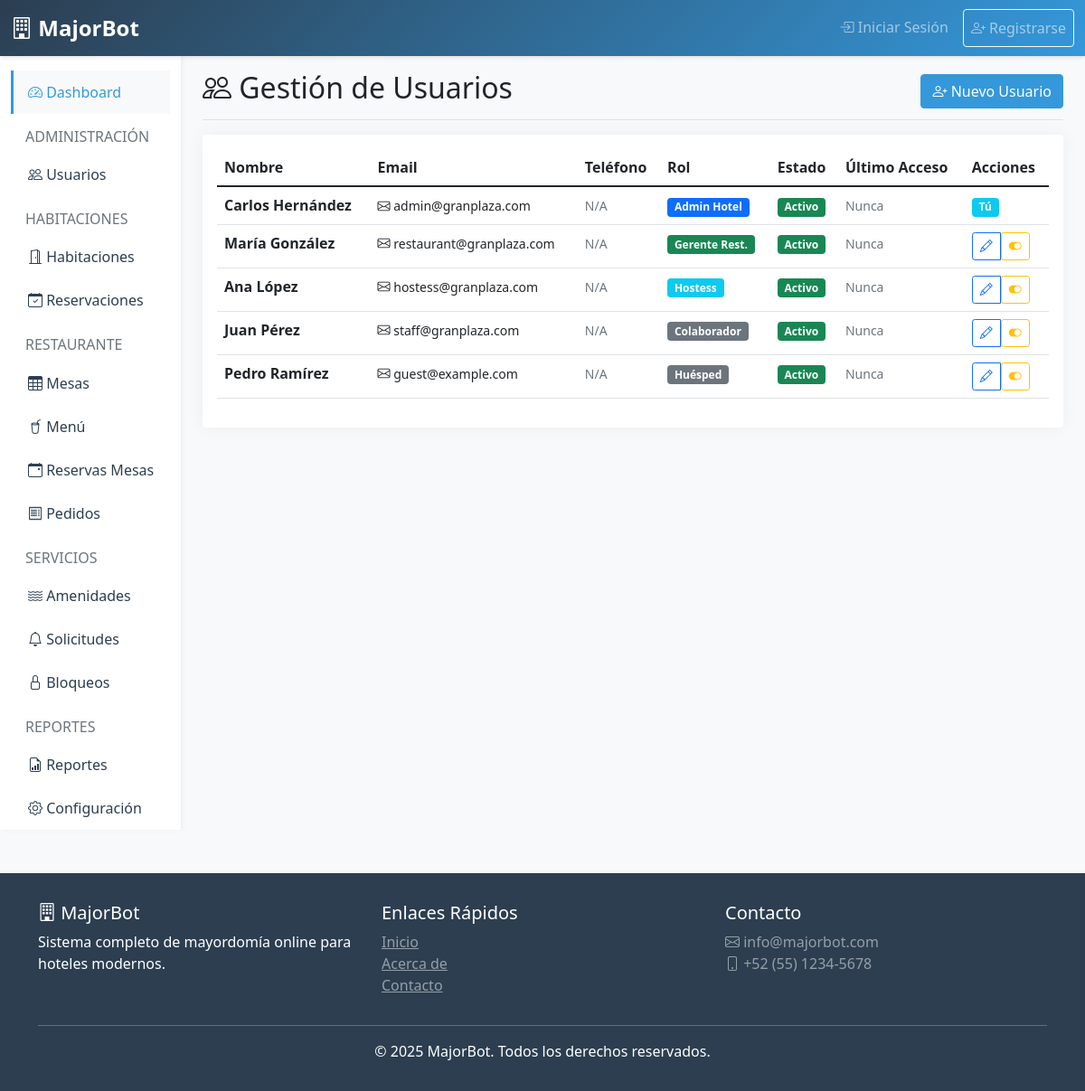
Page /users (signed in) on the committed database.
### tables this page shows
CREATE TABLE IF NOT EXISTS users (
    id INT AUTO_INCREMENT PRIMARY KEY,
    hotel_id INT NULL,
    email VARCHAR(150) UNIQUE NOT NULL,
    password VARCHAR(255) NOT NULL,
    first_name VARCHAR(100) NOT NULL,
    last_name VARCHAR(100) NOT NULL,
    phone VARCHAR(20),
    role ENUM('superadmin', 'hotel_admin', 'restaurant_manager', 'hostess', 'collaborator', 'guest') NOT NULL,
    avatar VARCHAR(255),
    is_active TINYINT(1) DEFAULT 1,
    last_login TIMESTAMP NULL,
    created_at TIMESTAMP DEFAULT CURRENT_TIMESTAMP,
    updated_at TIMESTAMP DEFAULT CURRENT_TIMESTAMP ON UPDATE CURRENT_TIMESTAMP,
    FOREIGN KEY (hotel_id) REFERENCES hotels(id) ON DELETE CASCADE
);

### app/controllers/UsersController.php (called while the page is built, shortened)
<?php
class UsersController extends Controller {
    private $userModel;
    public function __construct() {
        $this->userModel = $this->loadModel('User');
    }
    public function index() {
        $hotelId = $_SESSION['hotel_id'];
        $users = $this->userModel->getUsersByHotel($hotelId);
        $data = [
            'title' => 'Gestión de Usuarios',
            'users' => $users,
            'role' => $_SESSION['role']
        ];
        $this->loadView('users/index', $data);
    }
}

### core/Router.php (called while the page is built, shortened)
<?php
class Router {
    private $controller = DEFAULT_CONTROLLER;
    private $method = DEFAULT_METHOD;
    public function __construct() {
        $url = $this->parseUrl();
        if (isset($url[0]) && !empty($url[0])) {
            $controllerPath = __DIR__ . '/../app/controllers/' . ucfirst($url[0]) . 'Controller.php';
            if (file_exists($controllerPath)) {
                $this->controller = ucfirst($url[0]);
                unset($url[0]);
            }
        }
        $controllerFile = __DIR__ . '/../app/controllers/' . $this->controller . 'Controller.php';
        if (file_exists($controllerFile)) {
            $this->controller = new $controllerClass;
        } else {
            $this->show404();
            return;
        }
        $this->params = $url ? array_values($url) : [];
        call_user_func_array([$this->controller, $this->method], $this->params);
    }
    private function parseUrl() {
        if (isset($_GET['url'])) {
            return explode('/', filter_var(rtrim($_GET['url'], '/'), FILTER_SANITIZE_URL));
        }
        return [];
    }
}

### public/index.php (called while the page is built, shortened)
<?php
require_once __DIR__ . '/../core/Database.php';
require_once __DIR__ . '/../core/Model.php';
require_once __DIR__ . '/../core/Controller.php';
require_once __DIR__ . '/../core/Router.php';
new Router();

### core/Database.php (called while the page is built, shortened)
<?php
class Database {
    private static $instance = null;
    private $connection;
    private function __construct() {
        try {
            $dsn = "mysql:host=" . DB_HOST . ";dbname=" . DB_NAME . ";charset=" . DB_CHARSET;
            $options = [
                PDO::ATTR_ERRMODE => PDO::ERRMODE_EXCEPTION,
                PDO::ATTR_DEFAULT_FETCH_MODE => PDO::FETCH_ASSOC,
                PDO::ATTR_EMULATE_PREPARES => false,
            ];
            $this->connection = new PDO($dsn, DB_USER, DB_PASS, $options);
        } catch(PDOException $e) {
            die("Database connection failed: " . $e->getMessage());
        }
    }
    public static function getInstance() {
        if (self::$instance === null) {
            self::$instance = new self();
        }
        return self::$instance;
    }
    public function query($sql, $params = []) {
        try {
            $stmt = $this->connection->prepare($sql);
            $stmt->execute($params);
            return $stmt;
        } catch(PDOException $e) {
            error_log("Query error: " . $e->getMessage());
            return false;
        }
    }
    public function select($sql, $params = []) {
        $stmt = $this->query($sql, $params);
        return $stmt ? $stmt->fetchAll() : [];
    }
}

### core/Model.php (called while the page is built, shortened)
<?php
class Model {
    public function __construct() {
        $this->db = Database::getInstance();
    }
}

### app/models/User.php (called while the page is built, shortened)
<?php
class User extends Model {
    protected $table = 'users';
    public function getUsersByHotel($hotelId, $role = null) {
        $sql = "SELECT * FROM {$this->table} WHERE hotel_id = ? AND is_active = 1";
        return $this->db->select($sql, [$hotelId]);
    }
}

### app/views/users/index.php (the view, shortened to what this page needs)
<div class="d-flex justify-content-between flex-wrap flex-md-nowrap align-items-center pb-2 mb-3 border-bottom">
    <h1 class="h2"><i class="bi bi-people"></i> Gestión de Usuarios</h1>
    <a href="<?php echo BASE_URL; ?>/users/create" class="btn btn-primary">
        <i class="bi bi-person-plus"></i> Nuevo Usuario
    </a>
</div>
<?php if (empty($users)): ?>
    <div class="alert alert-info text-center">
        <i class="bi bi-info-circle"></i> No hay usuarios registrados
    </div>
<?php else: ?>
    <div class="card">
        <div class="card-body">
            <div class="table-responsive">
                <table class="table table-hover">
                    <thead>
                        <tr>
                            <th>Nombre</th>
                            <th>Email</th>
                            <th>Teléfono</th>
                            <th>Rol</th>
                            <th>Estado</th>
                            <th>Último Acceso</th>
                            <th>Acciones</th>
                        </tr>
                    </thead>
                    <tbody>
                        <?php foreach ($users as $user): ?>
                            <tr class="<?php echo !$user['is_active'] ? 'table-secondary' : ''; ?>">
                                <td>
                                    <strong><?php echo $user['first_name'] . ' ' . $user['last_name']; ?></strong>
                                </td>
                                <td>
                                    <small>
                                        <i class="bi bi-envelope"></i> <?php echo $user['email']; ?>
                                    </small>
                                </td>
                                <td>
                                    <small>
                                        <?php if ($user['phone']): ?>
                                            <i class="bi bi-phone"></i> <?php echo $user['phone']; ?>
                                        <?php else: ?>
                                            <span class="text-muted">N/A</span>
                                        <?php endif; ?>
                                    </small>
                                </td>
                                <td>
                                    <span class="badge
                                        <?php
                                            echo $user['role'] === 'hotel_admin' ? 'bg-primary' :
                                                 ($user['role'] === 'restaurant_manager' ? 'bg-success' :
                                                  ($user['role'] === 'hostess' ? 'bg-info' : 'bg-secondary'));
                                        ?>">
                                        <?php
                                            $roleText = [
                                                'hotel_admin' => 'Admin Hotel',
                                                'restaurant_manager' => 'Gerente Rest.',
                                                'hostess' => 'Hostess',
                                                'collaborator' => 'Colaborador',
                                                'guest' => 'Huésped'
                                            ];
                                            echo $roleText[$user['role']] ?? $user['role'];
                                        ?>
                                    </span>
                                </td>
                                <td>
                                    <span class="badge <?php echo $user['is_active'] ? 'bg-success' : 'bg-danger'; ?>">
                                        <?php echo $user['is_active'] ? 'Activo' : 'Inactivo'; ?>
                                    </span>
                                </td>
                                <td>
                                    <small>
                                        <?php if ($user['last_login']): ?>
                                            <?php echo date('d/m/Y H:i', strtotime($user['last_login'])); ?>
                                        <?php else: ?>
                                            <span class="text-muted">Nunca</span>
                                        <?php endif; ?>
                                    </small>
                                </td>
                                <td>
                                    <?php if ($user['id'] != $_SESSION['user_id']): ?>
                                        <div class="btn-group" role="group">
                                            <a href="<?php echo BASE_URL; ?>/users/edit/<?php echo $user['id']; ?>"
                                               class="btn btn-sm btn-outline-primary" title="Editar">
                                                <i class="bi bi-pencil"></i>
                                            </a>
                                            <form method="POST" action="<?php echo BASE_URL; ?>/users/toggleStatus/<?php echo $user['id']; ?>"
                                                  style="display: inline;">
                                                <button type="submit" class="btn btn-sm btn-outline-warning"
                                                        title="<?php echo $user['is_active'] ? 'Desactivar' : 'Activar'; ?>">
                                                    <i class="bi bi-<?php echo $user['is_active'] ? 'toggle-on' : 'toggle-off'; ?>"></i>
                                                </button>
                                            </form>
                                        </div>
                                    <?php else: ?>
                                        <span class="badge bg-info">Tú</span>
                                    <?php endif; ?>
                                </td>
                            </tr>
                        <?php endforeach; ?>
                    </tbody>
                </table>
            </div>
        </div>
    </div>
<?php endif; ?>
            </div>
        </main>
    </div>
</div>

### app/views/layouts/header.php (style rules this page uses)
:root { --primary-color: #2c3e50; --secondary-color: #3498db; --success-color: #27ae60; --danger-color: #e74c3c; --warning-color: #f39c12; --info-color: #16a085; }
body { font-family: 'Segoe UI', Tahoma, Geneva, Verdana, sans-serif; background-color: #f8f9fa; }
.card { border: none; box-shadow: 0 0 20px rgba(0,0,0,.05); transition: transform 0.3s, box-shadow 0.3s; }
.btn-primary { background-color: var(--secondary-color); border-color: var(--secondary-color); }

### rows in the picture
users: first_name "Carlos", last_name "Hernández", email "admin@granplaza.com", shows "N/A", role "Admin Hotel", is_active "Activo", shows "Nunca", shows "Tú"
users: first_name "María", last_name "González", email "restaurant@granplaza.com", shows "N/A", role "Gerente Rest.", is_active "Activo", shows "Nunca"
users: first_name "Ana", last_name "López", email "hostess@granplaza.com", shows "N/A", role "Hostess", is_active "Activo", shows "Nunca"
users: first_name "Juan", last_name "Pérez", email "staff@granplaza.com", shows "N/A", role "Colaborador", is_active "Activo", shows "Nunca"
users: first_name "Pedro", last_name "Ramírez", email "guest@example.com", shows "N/A", role "Huésped", is_active "Activo", shows "Nunca"
